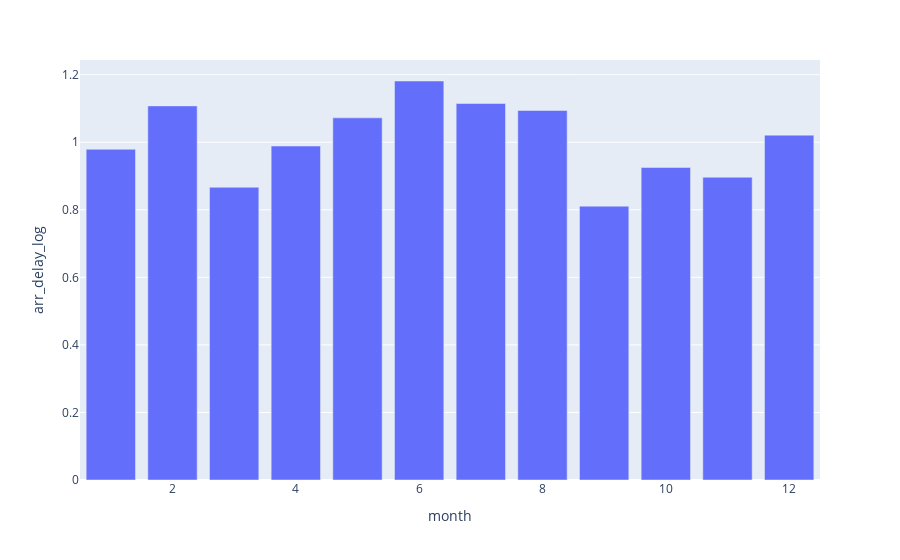

The code cell stored with this chart in its notebook:
### Code cell
px.bar(mon_del_avg, x='month', y='arr_delay_log')

### Figure 1 — Plotly figure (JSON) as saved in the notebook; plotly's stock layout.template omitted (floating-point values rounded to 4 significant figures)
{"data": [{"alignmentgroup": "True", "hovertemplate": "month=%{x}<br>arr_delay_log=%{y}<extra></extra>", "legendgroup": "", "marker": {"color": "#636efa", "pattern": {"shape": ""}}, "name": "", "offsetgroup": "", "orientation": "v", "showlegend": false, "textposition": "auto", "type": "bar", "x": [1, 2, 3, 4, 5, 6, 7, 8, 9, 10, 11, 12], "xaxis": "x", "y": [0.9791, 1.108, 0.8666, 0.9887, 1.072, 1.181, 1.115, 1.094, 0.8108, 0.9253, 0.8964, 1.021], "yaxis": "y"}], "layout": {"barmode": "relative", "legend": {"tracegroupgap": 0}, "margin": {"t": 60}, "xaxis": {"anchor": "y", "domain": [0, 1], "title": {"text": "month"}}, "yaxis": {"anchor": "x", "domain": [0, 1], "title": {"text": "arr_delay_log"}}}}
